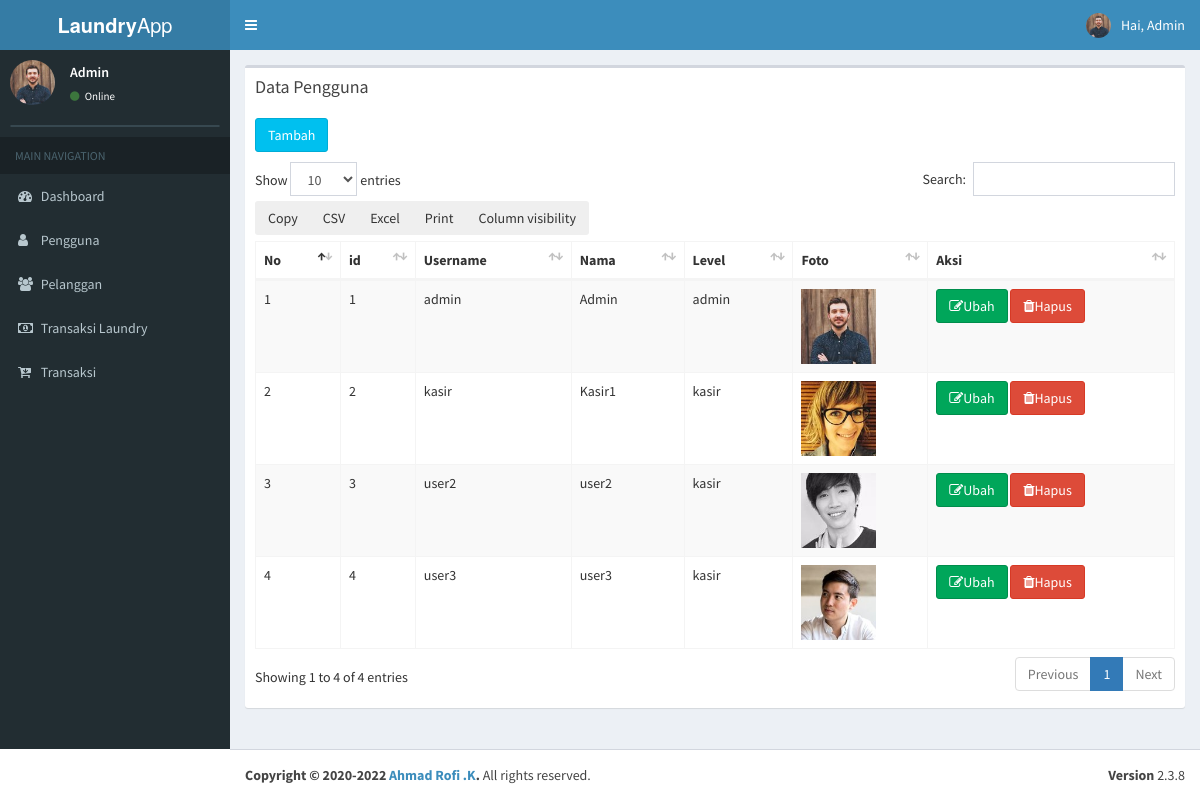
The page /index.php?page=pengguna (signed in) on the database its author committed.
### tables this page shows
CREATE TABLE `tb_user` (
  `id` int(11) NOT NULL,
  `username` varchar(255) NOT NULL,
  `nama_user` varchar(255) NOT NULL,
  `password` varchar(100) NOT NULL,
  `level` varchar(30) NOT NULL,
  `foto` varchar(100) NOT NULL
);

### page/pengguna/pengguna.php (the view, shortened to what this page needs)
<div class="box">
          <div class="box-header">
            <h3 class="box-title">Data Pengguna</h3>
          </div>
          <div class="box-body">
            <a href="?page=pengguna&aksi=tambah" class="btn btn-info" style="margin-bottom: 10px" title="tambah">Tambah</a>
            <table id="example1" class="table table-bordered table-striped">
              <thead>
              <tr>
                <th>No</th>
                <th>id</th>
                <th>Username</th>
                <th>Nama</th>
                <th>Level</th>
                <th>Foto</th>
                <th>Aksi</th>
              </tr>
              </thead>
              <tbody>
              	<?php
              		$no = 1;
              		$sql = $koneksi->query("select * from tb_user");
              		while ($data = $sql->fetch_assoc()){
              	 ?>
              <tr>
                <td><?php echo $no++; ?></td>
                <td><?php echo $data['id'] ?></td>
                <td><?php echo $data['username'] ?></td>
                <td><?php echo $data['nama_user'] ?></td>
                <td><?php echo $data['level'] ?></td>
                <td><img src="images/<?php echo $data['foto'] ?>" width="75" height="75" class="user-image" alt="User Image"></td>
                <td>
                    <a href="?page=pengguna&aksi=ubah&id=<?php echo $data['id']; ?>" class="btn btn-success" title="ubah"><i class="fa fa-edit"></i>Ubah</a>
                    <a onclick="return confirm('Apakah Anda Yakin Ingin Menghapus Data Ini ?')" href="?page=pengguna&aksi=hapus&id=<?php echo $data['id']; ?>" class="btn btn-danger" title="ubah"><i class="fa fa-trash"></i>Hapus</a>
                </td>
              </tr>
              	<?php } ?>
             </tbody>
            </table>
           </div>
          </div>
        </div>

### index.php (shortened to what this page needs)
 <?php
 		include "include/koneksi.php";
      if ($_SESSION['admin'] || $_SESSION['kasir']) {
 ?>
 <!DOCTYPE html>
<html>
<head>
  <link rel="stylesheet" href="bootstrap/css/bootstrap.min.css">
  <link rel="stylesheet" href="https://cdnjs.cloudflare.com/ajax/libs/font-awesome/4.5.0/css/font-awesome.min.css">
  <link rel="stylesheet" href="https://cdnjs.cloudflare.com/ajax/libs/ionicons/2.0.1/css/ionicons.min.css">
  <link rel="stylesheet" href="dist/css/AdminLTE.min.css">
  <link rel="stylesheet" href="plugins/select2/select2.min.css">
  <link rel="stylesheet" href="dist/css/skins/_all-skins.min.css">
  <link rel="stylesheet" href="plugins/datatables-bs4/css/dataTables.bootstrap4.min.css">
  <link rel="stylesheet" href="plugins/datatables-responsive/css/responsive.bootstrap4.min.css">
  <link rel="stylesheet" href="plugins/datatables-buttons/css/buttons.bootstrap4.min.css">
</head>
<body class="hold-transition skin-blue sidebar-mini">
<div class="wrapper">
  <header class="main-header">
    <a href="index2.html" class="logo">
      <span class="logo-lg"><b>Laundry</b>App</span>
    </a>
    <nav class="navbar navbar-static-top">
      <a href="#" class="sidebar-toggle" data-toggle="offcanvas" role="button">
      </a>
      <?php
          if ($_SESSION['admin']) {
            $user = $_SESSION['admin'];
          }elseif($_SESSION['kasir']) {
            $user = $_SESSION['kasir'];
          }
          $sql_user = $koneksi->query("select * from tb_user where id='$user'");
          $data_user = $sql_user->fetch_assoc();
          $nama = $data_user['nama_user'];
      ?>
      <div class="navbar-custom-menu">
        <ul class="nav navbar-nav">
          <li class="dropdown user user-menu">
            <a href="#" class="dropdown-toggle" data-toggle="dropdown">
              <img src="images/<?php echo $data_user['foto'] ?>" class="user-image" alt="User Image">
              <span class="hidden-xs">Hai, <?php echo $nama ?></span>
            </a>
          </li>
      </div>
    </nav>
  </header>
  <?php include "include/menu.php"; ?>
  <div class="content-wrapper">
    <section class="content-header">
    	<?php include "include/isi.php";?>
  </div>
  <footer class="main-footer">
    <div class="pull-right hidden-xs">
      <b>Version</b> 2.3.8
    </div>
    <strong>Copyright &copy; 2020-2022 <a href="http://instagram.com/ahmadrofikhosyi">Ahmad Rofi .K</a>.</strong> All rights
    reserved.
  </footer>
</body>
</html>
<?php
    }else{
      header("location:login.php");
    }
?>

### include/menu.php (shortened to what this page needs)
<aside class="main-sidebar">
    <section class="sidebar">
      <div class="user-panel">
        <div class="pull-left image">
          <img src="images/<?php echo $data_user['foto'] ?>" class="img-circle" alt="User Image">
        </div>
        <div class="pull-left info">
          <p><?php echo $nama ?></p>
          <a href="#"><i class="fa fa-circle text-success"></i> Online</a>
        </div>
      </div>
      <form action="#" method="get" class="sidebar-form">
      </form>
      <ul class="sidebar-menu">
        <li class="header">MAIN NAVIGATION</li>
            <li><a href="index.php"><i class="fa fa-dashboard"></i> Dashboard</a></li>
            <?php  if ($_SESSION['admin']) { ?>
            <li><a href="?page=pengguna"><i class="fa fa-user"></i> Pengguna</a></li>
            <?php } ?>
            <li><a href="?page=pelanggan"><i class="fa fa-group"></i> Pelanggan</a></li>
            <li><a href="?page=laundry"><i class="fa fa-money"></i> Transaksi Laundry</a></li>
            <li><a href="?page=transaksi"><i class="fa fa-cart-arrow-down"></i> Transaksi</a></li>
      </ul>
    </section>
  </aside>

### rows shown on the page
tb_user: foto (picture), nama_user "Admin", id "1", username "admin", level "admin"
tb_user: id "2", username "kasir", nama_user "Kasir1", level "kasir", foto (picture)
tb_user: id "3", username "user2", nama_user "user2", level "kasir", foto (picture)
tb_user: id "4", username "user3", nama_user "user3", level "kasir", foto (picture)
